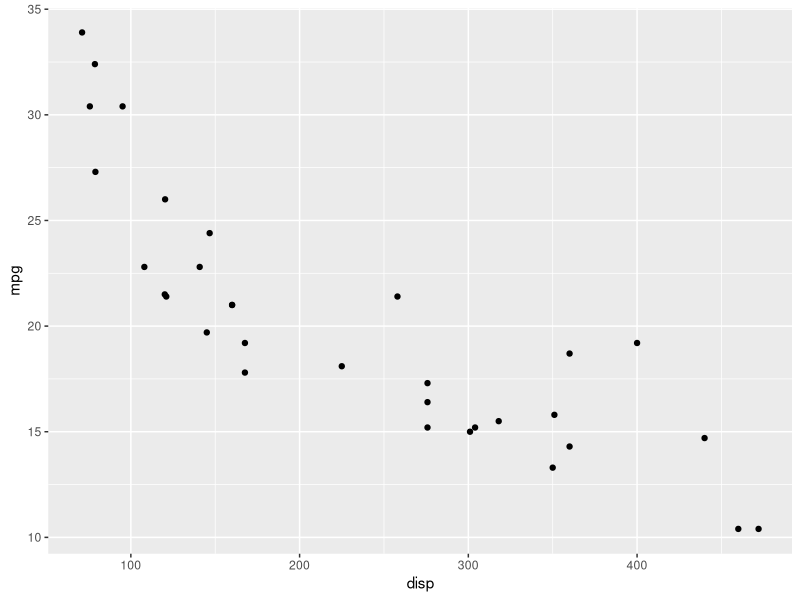
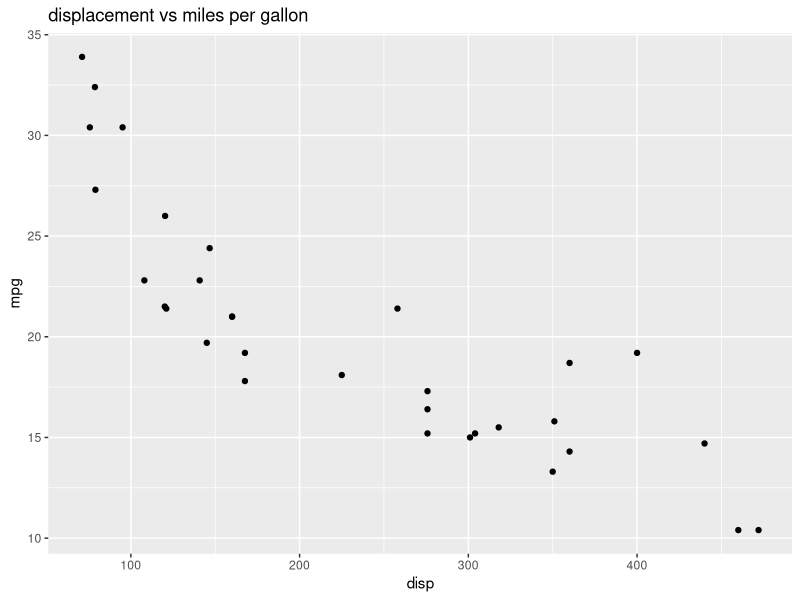
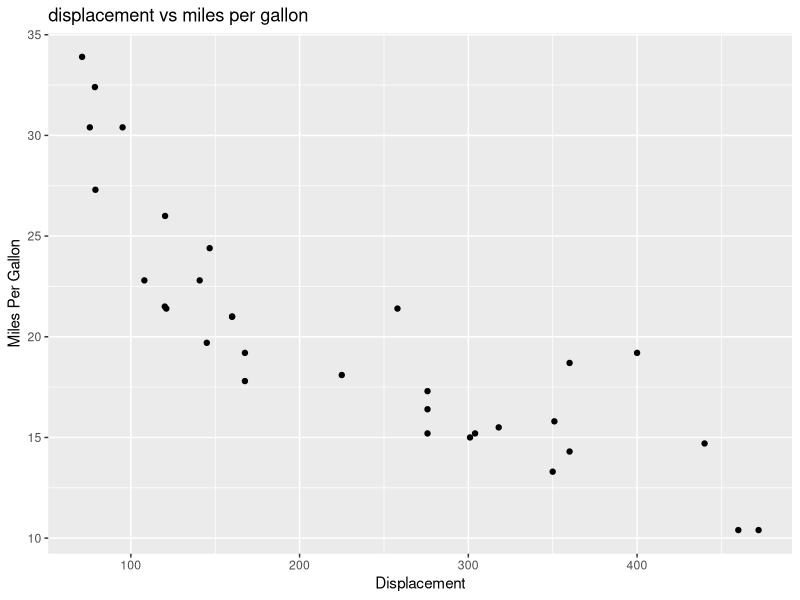
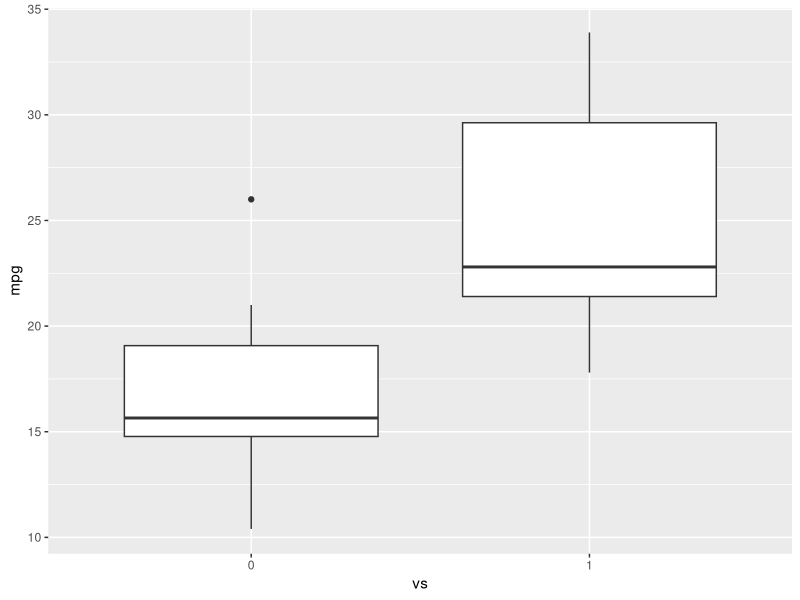
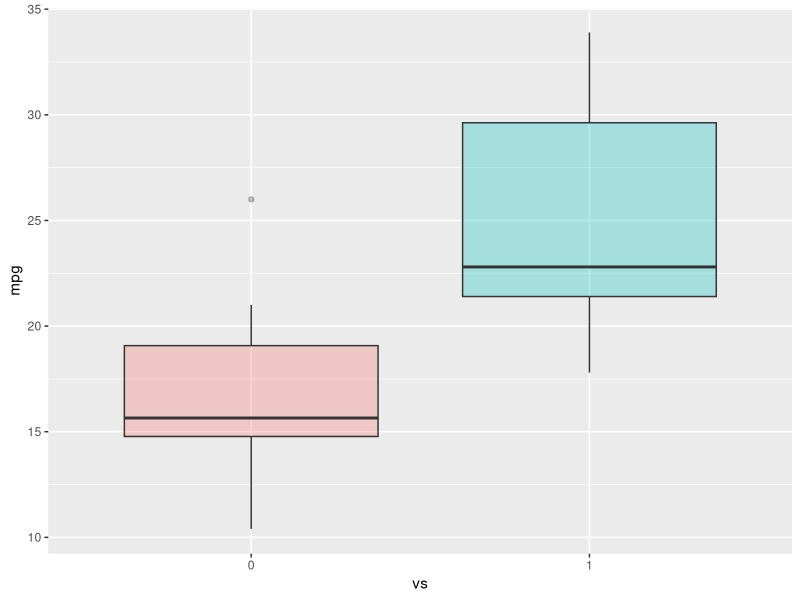
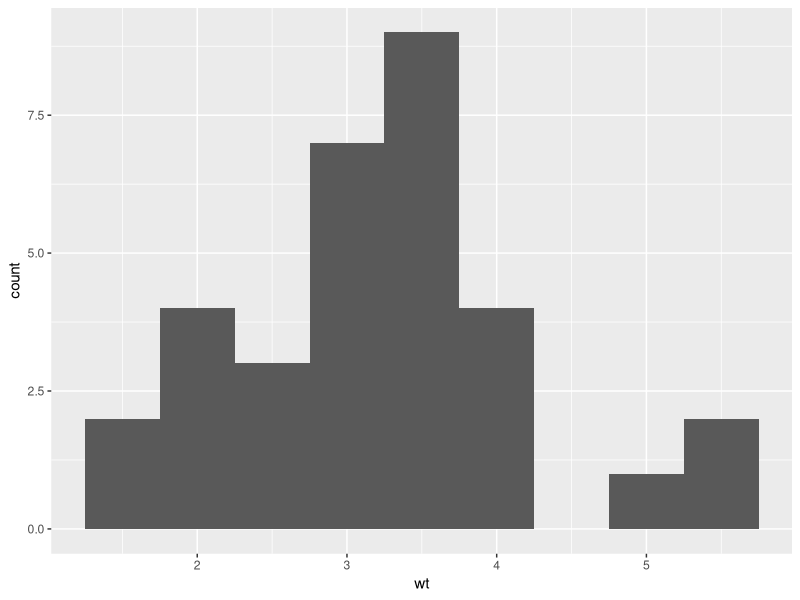

Write the R code that produced these figures, in order.
# Creating Data Visualizations using ggplot
# Objective for Exercise
# We will create different data visualizations using the ggplot package using the inbuilt dataset in R called mtcars

# 1. Click on the + symbol on the top left and choose R Script from the menu to open a new R edit window in RStudio


# 2. Read and view the first 5 rows of the Data using the following
library(datasets)
#Load Data
data(mtcars)
#View first 5 rows
head(mtcars, 5)

# 3. Type this ?mtcars to get information about the variables. This will print the information at the bottom right panel, on the Help tab
?mtcars
?aes
View(mtcars)


# 4. Load the ggplot package and create a scatter plot of disp and mpg.
#load ggplot package
library(ggplot2)
#create a scatter plot of displacement (disp) and miles per gallon (mpg)
ggplot(aes(x = disp, y = mpg,),data=mtcars)+geom_point()
#add a title
ggplot(aes(x = disp, y = mpg,),data=mtcars)+geom_point()+ggtitle("displacement vs miles per gallon")
#change axis names
ggplot(aes(x = disp, y = mpg,),data=mtcars)+geom_point()+ggtitle("displacement vs miles per gallon") + labs(x = "Displacement", y = "Miles Per Gallon")



# 5. Use the following to create a boxplot of the the distribution of mpg for the individual Engine types vs Engine (0 = V-shaped, 1 = straight)
# To do this you have to make vs a string or factor.
#make vs a factor
mtcars$vs <- as.factor(mtcars$vs)

#create box plot of the distribution for v-shaped and straight Engine
ggplot(aes(x=vs, y=mpg), data = mtcars) + geom_boxplot()

#add color to the box plots to help differentiate
ggplot(aes(x=vs, y=mpg, fill = vs), data = mtcars) + geom_boxplot(alpha=0.3) +theme(legend.position="none")


# 6. Create Histogram of the weight "wt"
ggplot(aes(x=wt), data=mtcars)+geom_histogram(binwidth = 0.5)